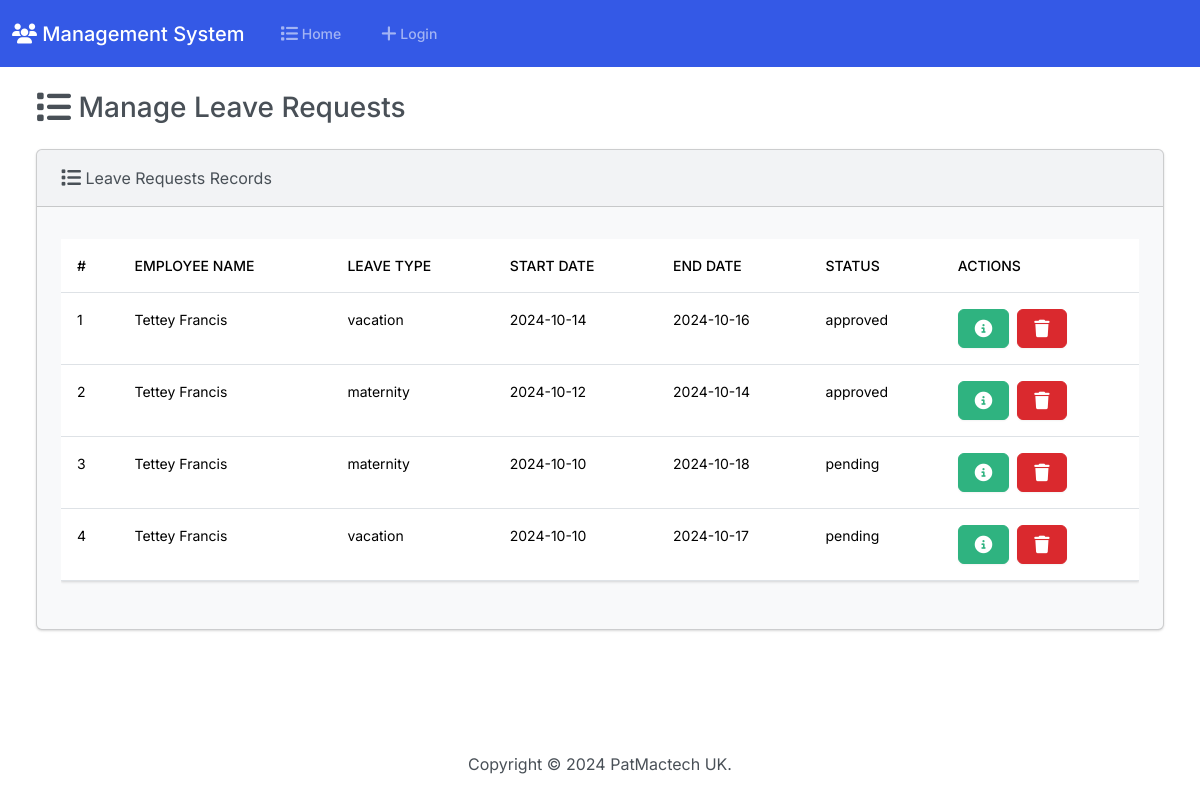
/Resources/leave.php (signed in), run on the app's committed database.
### tables this page shows
CREATE TABLE `leaves` (
  `id` int(11) NOT NULL,
  `employee_id` int(11) DEFAULT NULL,
  `leave_type` varchar(50) DEFAULT NULL,
  `start_date` date DEFAULT NULL,
  `end_date` date DEFAULT NULL,
  `reason` text DEFAULT NULL,
  `status` enum('pending','approved','rejected') DEFAULT 'pending'
);

CREATE TABLE `users` (
  `id` int(11) NOT NULL,
  `full_name` varchar(50) NOT NULL DEFAULT 'Admin',
  `username` varchar(50) NOT NULL,
  `email` varchar(100) NOT NULL,
  `profile_image` varchar(255) DEFAULT NULL,
  `password` varchar(255) NOT NULL,
  `role` enum('admin','employee','evaluator') NOT NULL,
  `salary` decimal(10,2) NOT NULL,
  `department` varchar(50) NOT NULL,
  `created_at` timestamp NOT NULL DEFAULT current_timestamp(),
  `dob` date NOT NULL,
  `gender` enum('male','female','other') NOT NULL,
  `marital_status` enum('single','married','divorced','widowed') NOT NULL,
  `nationality` varchar(100) NOT NULL,
  `phone_number` varchar(20) NOT NULL,
  `address` text NOT NULL,
  `emergency_contact` text NOT NULL,
  `work_location` varchar(100) NOT NULL,
  `employment_type` enum('full-time','part-time','contractual','intern') NOT NULL,
  `account_number` varchar(50) NOT NULL,
  `bank_name` varchar(100) NOT NULL,
  `ifsc_code` varchar(50) NOT NULL,
  `tin` varchar(50) NOT NULL,
  `insurance_number` varchar(50) NOT NULL,
  `is_suspended` tinyint(1) NOT NULL DEFAULT 0
);

### app/Model/request.php (called while the page is built, shortened)
<?php
function get_all_leaves($conn) {
    $sql = "SELECT l.*, u.full_name FROM leaves l JOIN users u ON l.employee_id = u.id ORDER BY l.start_date DESC";
    $stmt = $conn->prepare($sql);
    $stmt->execute([]);
    if ($stmt->rowCount() > 0) {
        return $stmt->fetchAll();
    } else {
        return 0;
    }
}
?>

### Resources/leave.php (the view, shortened to what this page needs)
<?php
if (isset($_SESSION['role']) && ($_SESSION['role'] == 'admin' || $_SESSION['role'] == 'company')) {
    include "../inc/DB_connection.php";
    include "../app/Model/request.php";
    include "../inc/navbar.php";
    $leaves = get_all_leaves($conn);
?>
<div class="container-fluid">
    <h3 class="m-4"><i class="fa-solid fa-list fa-lg"></i> Manage Leave Requests</h3>
    <div class="row">
        <div class="col-12">
            <?php if ($leaves) { ?>
                <div class="card bg-light ms-4 me-4 mb-4">
                    <div class="card-header">
                        <i class="fa-solid fa-list fa-lg"></i> Leave Requests Records
                    </div>
                    <div class="card-body">
                        <p class="card-text">
                            <div class="table-responsive">
                                <table class="table table-hover">
                                    <thead>
                                      <tr>
                                        <th scope="col">#</th>
                                        <th scope="col">Employee Name</th>
                                        <th scope="col">Leave Type</th>
                                        <th scope="col">Start Date</th>
                                        <th scope="col">End Date</th>
                                        <th scope="col">Status</th>
                                        <th scope="col">Actions</th>
                                      </tr>
                                    </thead>
                                    <tbody>
                                    <?php foreach ($leaves as $index => $leave) { ?>
                                        <tr>
                                            <td><?= $index + 1 ?></td>
                                            <td><?= htmlspecialchars($leave['full_name']) ?></td>
                                            <td><?= htmlspecialchars($leave['leave_type']) ?></td>
                                            <td><?= htmlspecialchars($leave['start_date']) ?></td>
                                            <td><?= htmlspecialchars($leave['end_date']) ?></td>
                                            <td><?= htmlspecialchars($leave['status']) ?></td>
                                            <td>
                                                <button type="button" class="btn btn-success me-1" data-bs-toggle="modal" data-bs-target="#updateModal<?= $leave['id'] ?>">
                                                </button>
                                                <button type="button" class="btn btn-danger" data-bs-toggle="modal" data-bs-target="#deleteModal<?= $leave['id'] ?>">
                                                </button>
                                            </td>
                                        </tr>
                                    <?php } ?>
                                    </tbody>
                                </table>
                            </div>
                        </p>
                    </div>
                </div>
            <?php } else { ?>
                <h5 class="alert alert-primary ms-4 me-4">No Leave Requests Found</h5>
            <?php } ?>
        </div>
    </div>
</div>
<footer class="mt-auto mb-4">
    <div class="text-center">
        <span>Copyright &copy; <script>document.write(new Date().getFullYear())</script> PatMactech UK.</span>
    </div>
</footer>
<?php
} else {
    $em = "First login";
    header("Location: login.php?error=$em");
    exit();
}
?>

### data on the page
leaves: employee.full_name "Tettey Francis", leave_type "vacation", start_date "2024-10-14", end_date "2024-10-16", status "approved"
leaves: employee.full_name "Tettey Francis", leave_type "maternity", start_date "2024-10-12", end_date "2024-10-14", status "approved"
leaves: employee.full_name "Tettey Francis", leave_type "maternity", start_date "2024-10-10", end_date "2024-10-18", status "pending"
leaves: employee.full_name "Tettey Francis", leave_type "vacation", start_date "2024-10-10", end_date "2024-10-17", status "pending"
